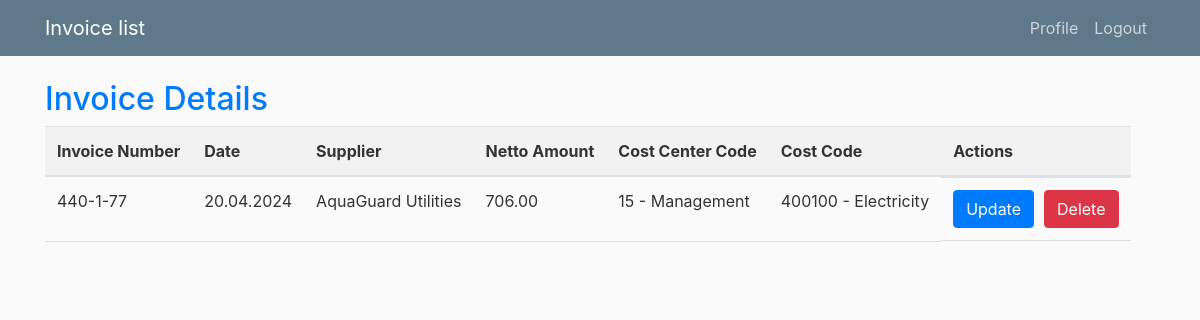
Page /detail/10/ (signed in) on the committed database.
### invoice/models.py (models this page shows, shortened)
class Invoice(models.Model):
    cost_code = models.ForeignKey(TypeOfCost, on_delete=models.CASCADE)
    cost_center_code = models.ForeignKey(CostCenter, on_delete=models.CASCADE)
    supplier = models.ForeignKey(Supplier, on_delete=models.CASCADE)
    netto_amount = models.DecimalField(max_digits=10, decimal_places=2)
    date = models.DateField()
    invoice_number = models.CharField(max_length=20)
    user = models.ForeignKey(User, on_delete=models.CASCADE)

class Supplier(models.Model):
	supplier_name = models.CharField(max_length=40)
	def __str__(self):
         return self.supplier_name

class CostCenter(models.Model):
	cost_center_code = models.IntegerField()
	cost_center_name = models.CharField(max_length=40)
	def __str__(self):
	   return f"{self.cost_center_code} - {self.cost_center_name}"

class TypeOfCost(models.Model):
	cost_code = models.IntegerField()
	cost_name = models.CharField(max_length=40)
	def __str__(self):
	   return f"{self.cost_code} - {self.cost_name}"

### invoice/views.py (the view)
# urls.py: path('detail/<int:pk>/', views.invoice_detail, name='invoice-detail'),
@login_required
def invoice_detail(request, pk):
    invoice = get_object_or_404(Invoice, pk=pk)
    return render(request, 'invoice/invoice_detail.html', {'invoice': invoice})

### invoice/templates/invoice/invoice_detail.html (shortened to what this page needs)
{% extends "invoice/base.html" %}
{% load static %}
{% block content %}
    <h2 style="color: #007bff;">Invoice Details</h2>
    <div class="table">
        <table style="width: 100%;">
                <tr style="width: 1%;white-space: nowrap;">
                    <th scope="col" >Invoice Number</th>
                    <th scope="col">Date</th>
                    <th scope="col">Supplier</th>
                    <th scope="col">Netto Amount</th>
                    <th scope="col">Cost Center Code</th>
                    <th scope="col" >Cost Code</th>
                    <th scope="col">Actions</th>
                </tr>
            <tbody>
                <tr style="width: 1%;white-space: nowrap;">
                    <td>{{ invoice.invoice_number }}</td>
                    <td>{{ invoice.date|date:"d.m.Y" }}</td>
                    <td>{{ invoice.supplier }}</td>
                    <td>{{ invoice.netto_amount }}</td>
                    <td>{{ invoice.cost_center_code }}</td>
                    <td>{{ invoice.cost_code }}</td>
                    <td style="display: flex; align-items: center;">
                        <a href="{% url 'update_invoice' pk=invoice.pk %}" class="btn btn-primary" style="margin-right: 10px;">Update</a>
                        <form action="{% url 'delete_invoice' invoice.pk %}" method="post" style="display: inline;">
                            <button type="submit" class="btn btn-danger" onclick="return confirm('Are you sure you want to delete this invoice?');">Delete</button>
                        </form>
                    </td>
                </tr>
            </tbody>
        </table>
</div>
{% endblock content %}

### invoice/static/invoice/main.css (style rules this page uses)
body { background: #fafafa; color: #333333; margin-top: 5rem; }
h1, h2, h3, h4, h5, h6 { color: #444444; }
.table { width: 100%; border-collapse: collapse; }
th, td { padding: 8px; text-align: left; border-bottom: 1px solid #ddd; }
th { background-color: #f2f2f2; color: #333; font-weight: bold; }
td { vertical-align: top; }

### rows in the picture
Invoice: invoice_number "440-1-77", date "20.04.2024", supplier "AquaGuard Utilities", netto_amount "706.00", cost_center_code "15 - Management", cost_code "400100 - Electricity"
